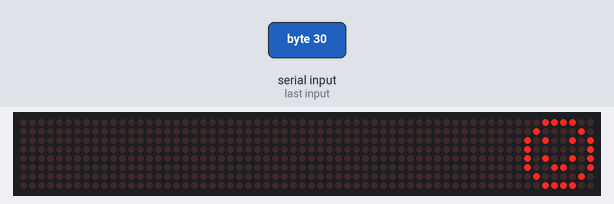
Bench run of a sketch on a simulated Arduino Uno, built with avr-gcc and run on an emulated ATmega328P. Parts: 64×8 LED matrix. Inputs (shaded band) come from the test bench.

1.3 s: byte 30 received over Serial
Above: at 2.2 s.
Timing chart, 0 to 4.3 s (numbered marks = the images above; inputs shaded):
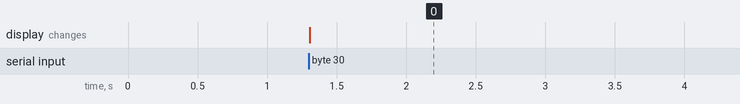

The sketch:

emotions.ino
```cpp
#include <LedControl.h>
int DIN = 12;
int CS =  11;
int CLK = 10;
int incomingByte=0;
LedControl lc=LedControl(DIN,CLK,CS,0);

void setup(){
Serial.begin(9600);
 lc.shutdown(0,false);
 lc.setIntensity(0,15);      //Adjust the brightness maximum is 15
 lc.clearDisplay(0);
}
void loop(){

    if(Serial.available()>0){
    incomingByte=Serial.read();
    //Facial Expression
    if (incomingByte='Happy')
    {
    byte smile[8]=   {0x3C,0x42,0xA5,0x81,0xA5,0x99,0x42,0x3C};
    printByte(smile);
    delay(100);
    }
    else if(incomingByte='Neutral')
    {
    byte neutral[8]= {0x3C,0x42,0xA5,0x81,0xBD,0x81,0x42,0x3C};
    printByte(neutral);
    delay(100);
    }
    else if(incomingByte='Sad')
    {
    byte sad[8]=   {0x3C,0x42,0xA5,0x81,0x99,0xA5,0x42,0x3C};
    printByte(sad);
    delay(100);
    }
    }
}

void printByte(byte character [])
{
  int i = 0;
  for(i=0;i<8;i++)
  {
    lc.setRow(0,i,character[i]);
  }
}
```

Measured:
- after the input at 1.3 s, the display: changes at once (image 0)
